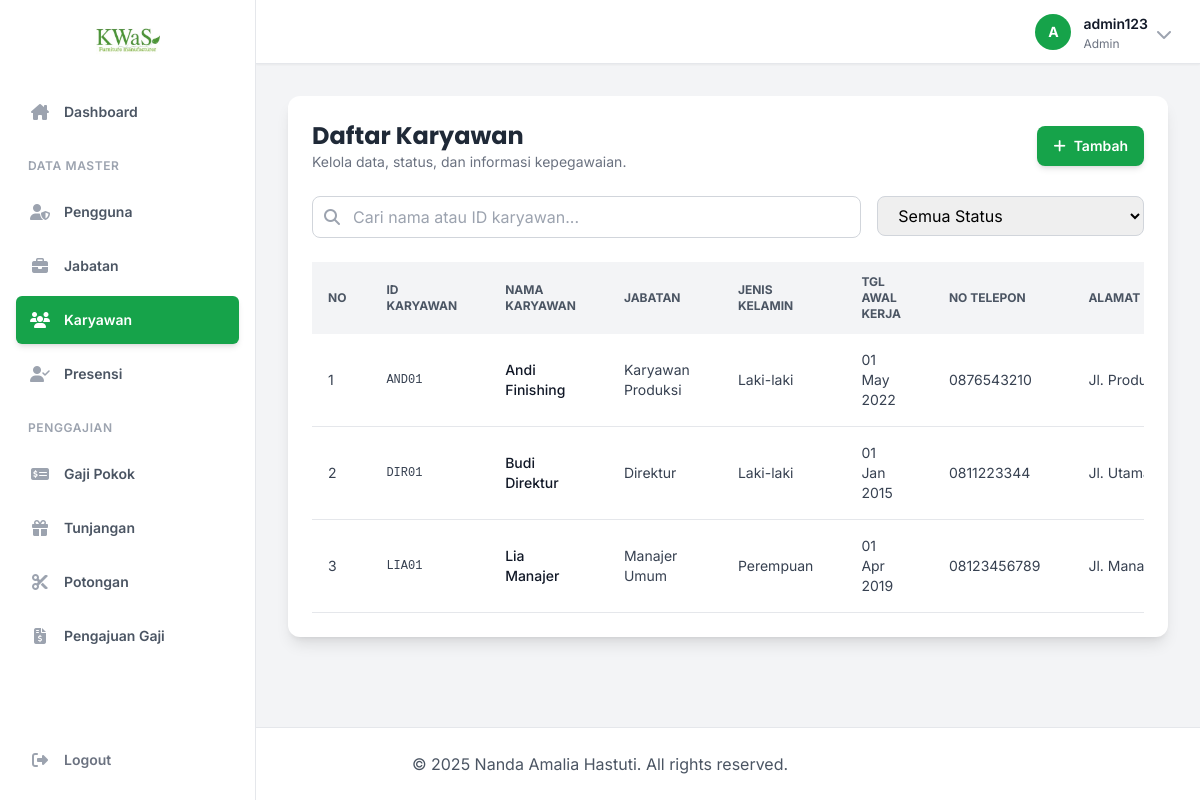
/pages/karyawan.php (signed in), run on the app's committed database.
### tables this page shows
CREATE TABLE KARYAWAN (
    Id_Karyawan VARCHAR(15) PRIMARY KEY,
    Nama_Karyawan VARCHAR(50) NOT NULL,
    Jenis_Kelamin ENUM('Laki-laki', 'Perempuan'),
    Tgl_Lahir DATE,
    Tgl_Awal_Kerja DATE,
    Alamat VARCHAR(255),
    Telepon VARCHAR(15),
    Id_Pengguna VARCHAR(15) UNIQUE,
    Id_Jabatan VARCHAR(15),
    Status VARCHAR(10) DEFAULT 'Aktif',
    FOREIGN KEY (Id_Pengguna) REFERENCES PENGGUNA(Id_Pengguna) ON DELETE SET NULL,
    FOREIGN KEY (Id_Jabatan) REFERENCES JABATAN(Id_Jabatan) ON DELETE SET NULL
);

CREATE TABLE JABATAN (
    Id_Jabatan VARCHAR(15) PRIMARY KEY,
    Nama_Jabatan VARCHAR(50) NOT NULL,
    Pendidikan VARCHAR(20)
);

### includes/functions.php (called while the page is built, shortened)
<?php
function e($string) {
    return htmlspecialchars($string ?? '', ENT_QUOTES, 'UTF-8');
}
?>

### pages/karyawan.php (the view, shortened to what this page needs)
<?php
require_once __DIR__ . '/../includes/functions.php';
$action = $_GET['action'] ?? 'list';
$page = isset($_GET['page']) ? (int)$_GET['page'] : 1;
$search = $_GET['search'] ?? '';
$status_filter = $_GET['status'] ?? '';
$records_per_page = 10;
$offset = ($page - 1) * $records_per_page;
require_once __DIR__ . '/../includes/header.php';
?>
<?php if ($action === 'list'): ?>
    <div class="bg-white p-6 rounded-xl shadow-lg">
        <div class="flex flex-col sm:flex-row justify-between items-start sm:items-center mb-6 gap-4">
            <div>
                <h2 class="text-2xl font-bold text-gray-800 font-poppins">Daftar Karyawan</h2>
                <p class="text-gray-500 text-sm">Kelola data, status, dan informasi kepegawaian.</p>
            </div>
            <a href="karyawan.php?action=Tambah" class="w-full sm:w-auto bg-green-600 text-white px-4 py-2.5 rounded-lg hover:bg-green-700 text-sm font-semibold shadow-md hover:shadow-lg transition-all flex items-center justify-center">
                <i class="fa-solid fa-plus mr-2"></i>Tambah
            </a>
        </div>
        <form method="get" action="karyawan.php" class="mb-6 grid grid-cols-1 md:grid-cols-3 gap-4">
            <div class="md:col-span-2">
                <div class="relative"><input type="text" name="search" value="<?= e($search) ?>" placeholder="Cari nama atau ID karyawan..." class="w-full pl-10 pr-4 py-2 border border-gray-300 rounded-lg focus:outline-none focus:ring-2 focus:ring-green-500"><div class="absolute inset-y-0 left-0 pl-3 flex items-center pointer-events-none"><i class="fa-solid fa-search text-gray-400"></i></div></div>
            </div>
            <div>
                <select name="status" onchange="this.form.submit()" class="w-full px-4 py-2 border border-gray-300 rounded-lg focus:outline-none focus:ring-2 focus:ring-green-500">
                    <option value="">Semua Status</option>
                </select>
            </div>
        </form>
        <div class="overflow-x-auto">
            <table class="w-full text-sm text-left text-gray-700">
                <thead class="text-xs uppercase bg-gray-100 text-gray-600">
                    <tr>
                        <th class="px-4 py-3">No</th><th class="px-6 py-3">ID Karyawan</th><th class="px-6 py-3">Nama Karyawan</th><th class="px-6 py-3">Jabatan</th><th class="px-6 py-3">Jenis Kelamin</th><th class="px-6 py-3">Tgl Awal Kerja</th><th class="px-6 py-3">No Telepon</th><th class="px-6 py-3">Alamat</th><th class="px-6 py-3">Status</th><th class="px-6 py-3 text-center">Aksi</th>
                    </tr>
                </thead>
                <tbody>
                    <?php
                    $count_params = []; $types_string_count = ''; $count_sql = "SELECT COUNT(k.Id_Karyawan) as total FROM KARYAWAN k WHERE (k.Nama_Karyawan LIKE ? OR k.Id_Karyawan LIKE ?)"; $search_param = "%" . $search . "%"; array_push($count_params, $search_param, $search_param); $types_string_count .= 'ss'; if ($status_filter) { $count_sql .= " AND k.Status = ?"; array_push($count_params, $status_filter); $types_string_count .= 's'; } $stmt_count = $conn->prepare($count_sql); if(!empty($types_string_count)) $stmt_count->bind_param($types_string_count, ...$count_params); $stmt_count->execute(); $total_records = $stmt_count->get_result()->fetch_assoc()['total']; $total_pages = ceil($total_records / $records_per_page); $stmt_count->close(); $data_params = $count_params; $types_string_data = $types_string_count; $sql = "SELECT k.*, j.Nama_Jabatan FROM KARYAWAN k LEFT JOIN JABATAN j ON k.Id_Jabatan = j.Id_Jabatan WHERE (k.Nama_Karyawan LIKE ? OR k.Id_Karyawan LIKE ?)"; if ($status_filter) { $sql .= " AND k.Status = ?"; } $sql .= " ORDER BY k.Nama_Karyawan ASC LIMIT ? OFFSET ?"; array_push($data_params, $records_per_page, $offset); $types_string_data .= 'ii'; $stmt = $conn->prepare($sql); if(!empty($types_string_data)) $stmt->bind_param($types_string_data, ...$data_params); $stmt->execute(); $result = $stmt->get_result(); $no = $offset + 1; if($result->num_rows > 0) { while ($row = $result->fetch_assoc()): ?> <tr class="bg-white border-b hover:bg-gray-50 transition-colors"> <td class="px-4 py-4"><?= $no++ ?></td> <td class="px-6 py-4 font-mono text-xs"><?= e($row['Id_Karyawan']) ?></td> <td class="px-6 py-4 font-medium text-gray-900"><?= e($row['Nama_Karyawan']) ?></td> <td class="px-6 py-4"><?= e($row['Nama_Jabatan']) ?? 'N/A' ?></td> <td class="px-6 py-4"><?= e($row['Jenis_Kelamin']) ?></td> <td class="px-6 py-4"><?= e(date('d M Y', strtotime($row['Tgl_Awal_Kerja']))) ?></td> <td class="px-6 py-4"><?= e($row['Telepon']) ?></td> <td class="px-6 py-4 truncate max-w-xs" title="<?= e($row['Alamat']) ?>"><?= e($row['Alamat']) ?></td> <td class="px-6 py-4"> <span class="px-2.5 py-1 text-xs font-semibold rounded-full <?= $row['Status'] === 'Aktif' ? 'bg-green-100 text-green-800' : 'bg-red-100 text-red-800' ?>"> <?= e($row['Status']) ?> </span> </td> <td class="px-4 py-3"> <div class="flex items-center justify-center gap-4"> <a href="karyawan.php?action=edit&id=<?= e($row['Id_Karyawan']) ?>" class="text-blue-600 hover:text-blue-800" title="Edit"><i class="fa-solid fa-pen-to-square"></i></a> <a href="karyawan.php?action=delete&id=<?= e($row['Id_Karyawan']) ?>&token=<?= e($_SESSION['csrf_token']) ?>" class="text-red-600 hover:text-red-800" onclick="return confirm('Yakin?')" title="Hapus"><i class="fa-solid fa-trash-alt"></i></a> </div> </td> </tr> <?php endwhile; } else { echo '<tr><td colspan="10" class="text-center py-5 text-gray-500">Tidak ada data ditemukan.</td></tr>'; } $stmt->close(); $conn->close();
                    ?>
                </tbody>
            </table>
        </div>
    </div>
<?php endif; ?>
<?php
require_once __DIR__ . '/../includes/footer.php';
?>

### includes/header.php (style rules this page uses)
body { font-family: 'Inter', sans-serif; }
.font-poppins { font-family: 'Poppins', sans-serif; }
html, body { height: 100%; }
body { display: flex; flex-direction: column; }

### data on the page
karyawan: Id_Karyawan "AND01", Nama_Karyawan "Andi Finishing", Id_Jabatan.Nama_Jabatan "Karyawan Produksi", Jenis_Kelamin "Laki-laki", Tgl_Awal_Kerja "01 May 2022", Telepon "0876543210", Alamat "Jl.…"
karyawan: Id_Karyawan "DIR01", Nama_Karyawan "Budi Direktur", Id_Jabatan.Nama_Jabatan "Direktur", Jenis_Kelamin "Laki-laki", Tgl_Awal_Kerja "01 Jan 2015", Telepon "0811223344", Alamat "Jl.…"
karyawan: Id_Karyawan "LIA01", Nama_Karyawan "Lia Manajer", Id_Jabatan.Nama_Jabatan "Manajer Umum", Jenis_Kelamin "Perempuan", Tgl_Awal_Kerja "01 Apr 2019", Telepon "08123456789", Alamat "Jl.…"

### other printed values
$item['name'] "Dashboard"
$item['group'] "DATA MASTER"
$item['name'] "Pengguna"
$item['name'] "Jabatan"
$item['name'] "Karyawan"
$item['name'] "Presensi"
$item['group'] "PENGGAJIAN"
$item['name'] "Gaji Pokok"
$item['name'] "Tunjangan"
$item['name'] "Potongan"
$item['name'] "Pengajuan Gaji"
substr($current_user_name, 0, 1) "A"
$current_user_name "admin123"
$current_user_level "Admin"
